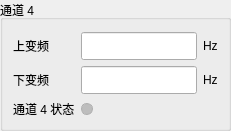
               <widget class="QGroupBox" name="gbChannel4">
                <property name="title">
                 <string>通道 4</string>
                </property>
                <layout class="QGridLayout" name="layoutChannel4">
                 <property name="leftMargin">
                  <number>10</number>
                 </property>
                 <property name="topMargin">
                  <number>12</number>
                 </property>
                 <property name="rightMargin">
                  <number>10</number>
                 </property>
                 <property name="bottomMargin">
                  <number>10</number>
                 </property>
                 <property name="spacing">
                  <number>6</number>
                 </property>
                 <item row="0" column="0">
                  <widget class="QLabel" name="lblChannel4UpFreq">
                   <property name="text">
                    <string>上变频</string>
                   </property>
                  </widget>
                 </item>
                 <item row="0" column="1">
                  <widget class="QLineEdit" name="leChannel4UpFreq">
                   <property name="minimumSize">
                    <size>
                     <width>116</width>
                     <height>28</height>
                    </size>
                   </property>
                   <property name="maximumSize">
                    <size>
                     <width>16777215</width>
                     <height>30</height>
                    </size>
                   </property>
                  </widget>
                 </item>
                 <item row="0" column="2">
                  <widget class="QLabel" name="lblChannel4UpFreqUnit">
                   <property name="text">
                    <string>Hz</string>
                   </property>
                  </widget>
                 </item>
                 <item row="1" column="0">
                  <widget class="QLabel" name="lblChannel4DownFreq">
                   <property name="text">
                    <string>下变频</string>
                   </property>
                  </widget>
                 </item>
                 <item row="1" column="1">
                  <widget class="QLineEdit" name="leChannel4DownFreq">
                   <property name="minimumSize">
                    <size>
                     <width>116</width>
                     <height>28</height>
                    </size>
                   </property>
                   <property name="maximumSize">
                    <size>
                     <width>16777215</width>
                     <height>30</height>
                    </size>
                   </property>
                  </widget>
                 </item>
                 <item row="1" column="2">
                  <widget class="QLabel" name="lblChannel4DownFreqUnit">
                   <property name="text">
                    <string>Hz</string>
                   </property>
                  </widget>
                 </item>
                 <item row="2" column="0">
                  <widget class="QLabel" name="lblChannel4Status">
                   <property name="text">
                    <string>通道 4 状态</string>
                   </property>
                  </widget>
                 </item>
                 <item row="2" column="1">
                  <widget class="QLabel" name="ledChannel4Status">
                   <property name="minimumSize">
                    <size>
                     <width>12</width>
                     <height>12</height>
                    </size>
                   </property>
                   <property name="maximumSize">
                    <size>
                     <width>12</width>
                     <height>12</height>
                    </size>
                   </property>
                   <property name="styleSheet">
                    <string notr="true">background:#BDBDBD;border:1px solid #AFAFAF;border-radius:6px;</string>
                   </property>
                   <property name="text">
                    <string/>
                   </property>
                  </widget>
                 </item>
                </layout>
               </widget>
